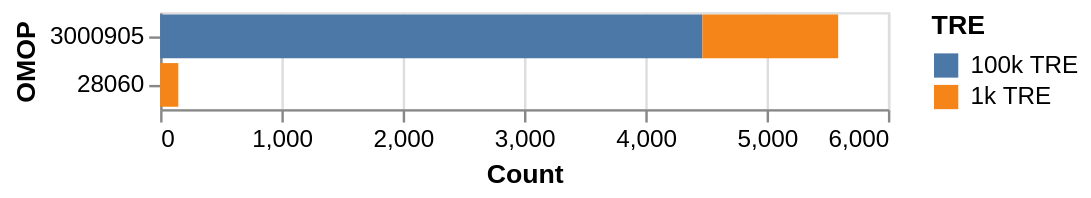

The code cell stored with this chart in its notebook:
### Markdown cell above
If you have codes that you're interested in, you can use the `.plot_by_codes(list_of_codes)` method to get a barplot of those.

### Code cell
codesets.plot_by_codes([28060, 3000905])

### Figure 1 — Vega-Lite specification as saved in the notebook (floating-point values rounded to 4 significant figures)
{"config": {"view": {"continuousWidth": 300, "continuousHeight": 300}}, "data": {"name": "data-a1cf5df7db552b97c9e81a3e20c551b7"}, "mark": {"type": "bar"}, "encoding": {"color": {"field": "TRE", "type": "nominal"}, "tooltip": {"field": "OMOP_DESCR", "type": "nominal"}, "x": {"field": "Count", "type": "quantitative"}, "y": {"field": "OMOP", "sort": "-x", "type": "nominal"}}, "$schema": "https://vega.github.io/schema/vega-lite/v6.1.0.json", "datasets": {"data-a1cf5df7db552b97c9e81a3e20c551b7": [{"OMOP": 28060, "TRE": "100k TRE", "Count": 0.0, "OMOP_DESCR": "Streptococcal sore throat"}, {"OMOP": 28060, "TRE": "1k TRE", "Count": 150.0, "OMOP_DESCR": "Streptococcal sore throat"}, {"OMOP": 3000905, "TRE": "100k TRE", "Count": 4470.0, "OMOP_DESCR": "Leukocytes [#/volume] in Blood by Automated count"}, {"OMOP": 3000905, "TRE": "1k TRE", "Count": 1120.0, "OMOP_DESCR": "Leukocytes [#/volume] in Blood by Automated count"}]}}
